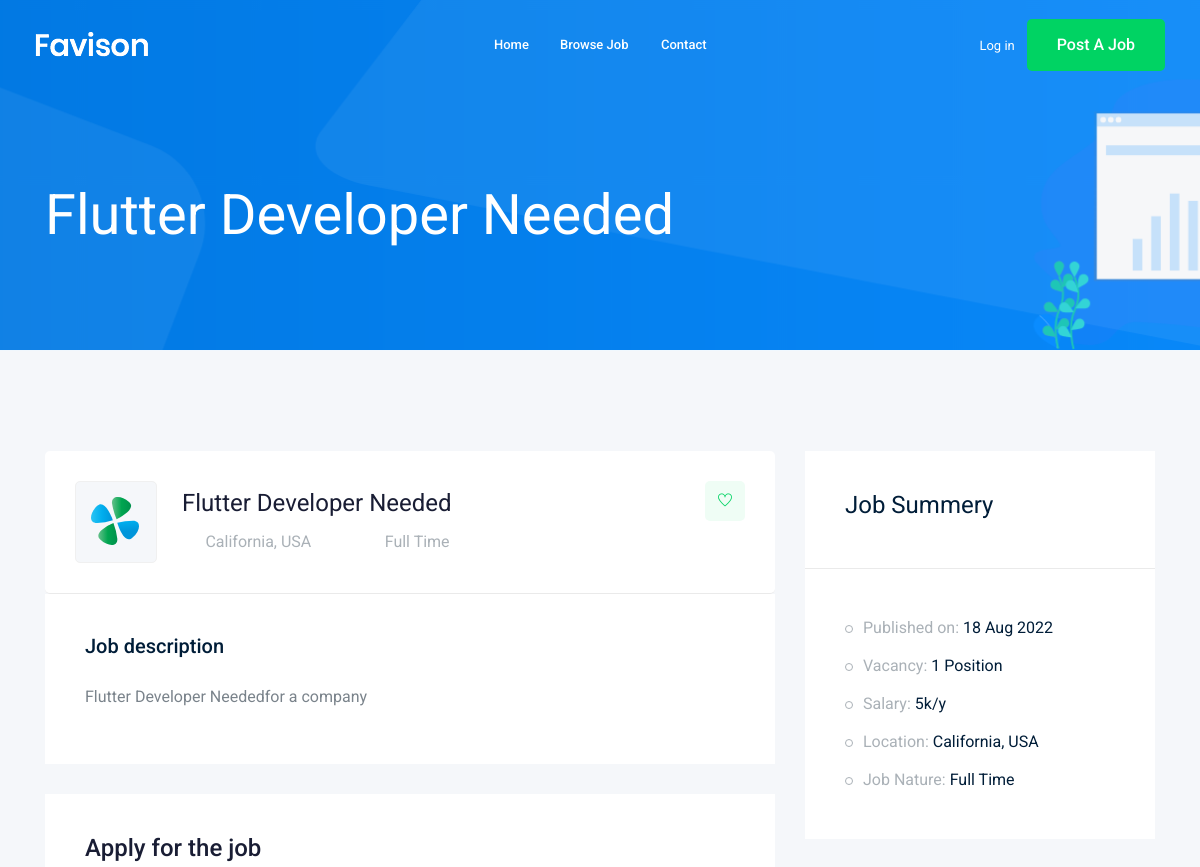
The page /jobs/flutter-developer-needed (upper part) on the database as committed earlier.
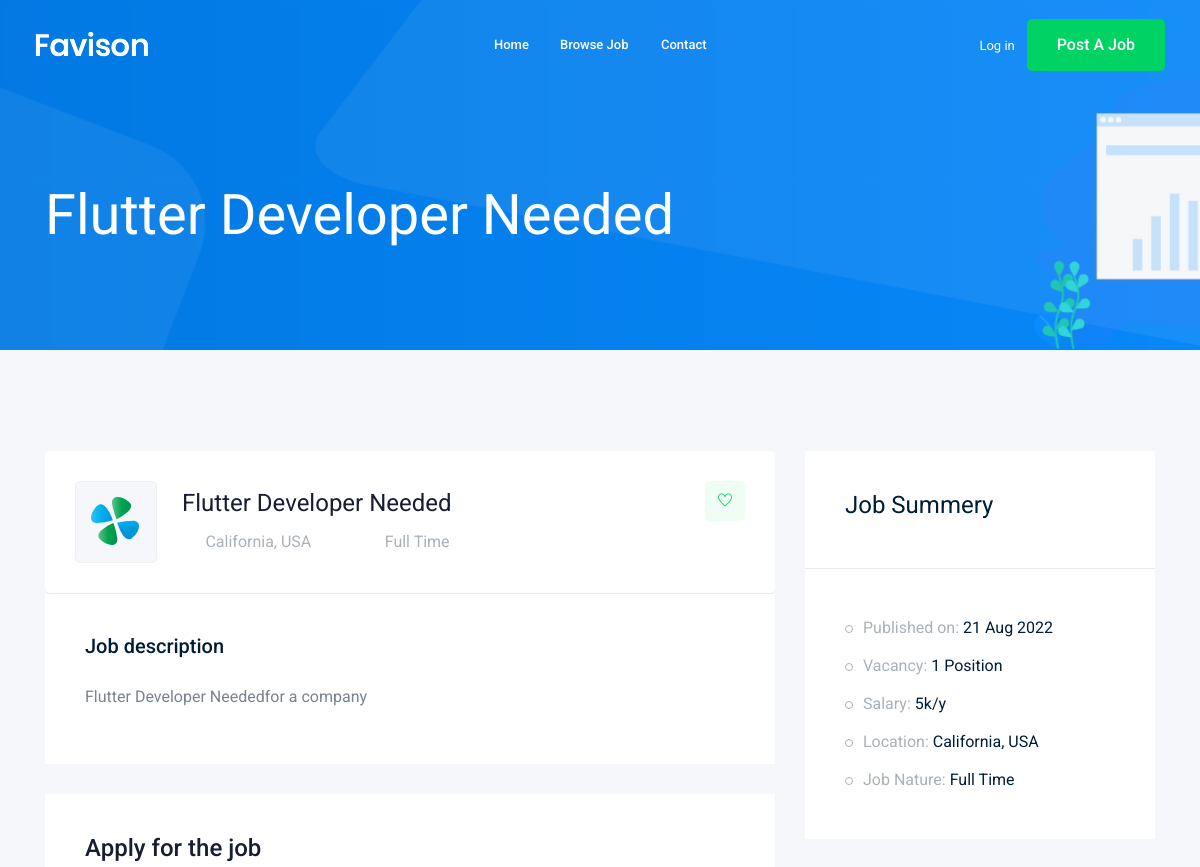
The same page on the database as committed later.
### job/models.py (models this page shows, shortened)
class Job(models.Model):
    owner = models.ForeignKey(
        User, related_name='job_owner', on_delete=models.CASCADE)
    title = models.CharField(max_length=100)
    job_type = models.CharField(max_length=15, choices=JOB_TYPE)
    description = models.TextField(max_length=1000)
    published_at = models.DateTimeField(auto_now=True)
    vacancy = models.IntegerField(default=1)
    salary = models.IntegerField(default=0)
    experience = models.IntegerField(default=1)
    category = models.ForeignKey('Category', on_delete=models.CASCADE)
    image = models.ImageField(upload_to=image_upload)
    slug = models.SlugField(null=True, blank=True)
    def __str__(self):
        return self.title

### job/views.py (the view)
# urls.py: path('<str:slug>', views.job_detail, name='job_detail'),
def job_detail(request, slug):
    job_detail = Job.objects.get(slug=slug)
    if request.method == 'POST':
        form = ApplyForm(request.POST, request.FILES)
        if form.is_valid():
            myform = form.save(commit=False)
            myform.job = job_detail
            myform.save()
    else:
        form = ApplyForm()
    context = {'job': job_detail, 'form': form}
    return render(request, 'job/job_detail.html', context)

### job/templates/job/job_detail.html (shortened to what this page needs)
{% extends "base.html" %} {% block body %} {% load bootstrap4 %}
<div class="bradcam_area bradcam_bg_1">
  <div class="container">
    <div class="row">
      <div class="col-xl-12">
        <div class="bradcam_text">
          <h3>{{job}}</h3>
        </div>
      </div>
    </div>
  </div>
</div>
<div class="job_details_area">
  <div class="container">
    <div class="row">
      <div class="col-lg-8">
        <div class="job_details_header">
          <div class="single_jobs white-bg d-flex justify-content-between">
            <div class="jobs_left d-flex align-items-center">
              <div class="thumb">
                <img src="img/svg_icon/1.svg" alt="" />
              </div>
              <div class="jobs_conetent">
                <a href="#"><h4>{{job}}</h4></a>
                <div class="links_locat d-flex align-items-center">
                  <div class="location">
                    <p><i class="fa fa-map-marker"></i> California, USA</p>
                  </div>
                  <div class="location">
                    <p><i class="fa fa-clock-o"></i> {{job.job_type}}</p>
                  </div>
                </div>
              </div>
            </div>
            <div class="jobs_right">
              <div class="apply_now">
                <a class="heart_mark" href="#"> <i class="ti-heart"></i> </a>
              </div>
            </div>
          </div>
        </div>
        <div class="descript_wrap white-bg">
          <div class="single_wrap">
            <h4>Job description</h4>
            <p>{{job.description}}</p>
          </div>
        </div>
        <div class="apply_job_form white-bg">
          <h4>Apply for the job</h4>
        </div>
      </div>
      <div class="col-lg-4">
        <div class="job_sumary">
          <div class="summery_header">
            <h3>Job Summery</h3>
          </div>
          <div class="job_content">
            <ul>
              <li>
                Published on: <span>{{job.published_at|date:'d M o'}}</span>
              </li>
              <li>Vacancy: <span>{{job.vacancy}} Position</span></li>
              <li>Salary: <span>{{job.salary}}k/y</span></li>
              <li>Location: <span>California, USA</span></li>
              <li>Job Nature: <span> {{job.job_type}}</span></li>
            </ul>
          </div>
        </div>
      </div>
    </div>
  </div>
</div>
{% endblock body %}

Rows that differ between the two databases and show on the page:
changed Job "Flutter Developer Needed": published_at "18 Aug 2022" → "21 Aug 2022"
